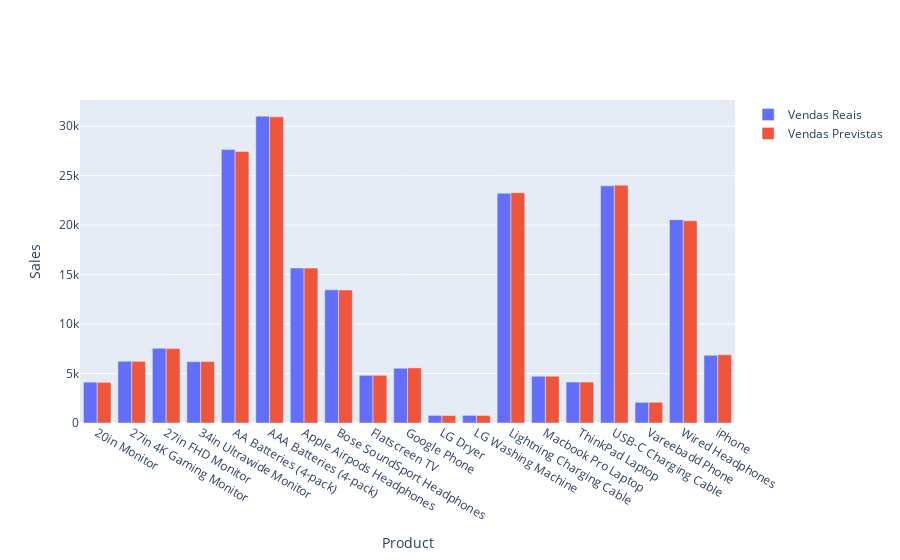

Notebook cell for this chart:
### Code cell
forecast_comparisson(last_day, product_col='Product', real_sales_col='Amount', forecast_col='Forecast')

### Figure 1 — Plotly figure (JSON) as saved in the notebook; plotly's stock layout.template omitted (floating-point values rounded to 4 significant figures)
{"data": [{"name": "Vendas Reais", "type": "bar", "x": ["20in Monitor", "27in 4K Gaming Monitor", "27in FHD Monitor", "34in Ultrawide Monitor", "AA Batteries (4-pack)", "AAA Batteries (4-pack)", "Apple Airpods Headphones", "Bose SoundSport Headphones", "Flatscreen TV", "Google Phone", "LG Dryer", "LG Washing Machine", "Lightning Charging Cable", "Macbook Pro Laptop", "ThinkPad Laptop", "USB-C Charging Cable", "Vareebadd Phone", "Wired Headphones", "iPhone"], "y": [4129, 6244, 7550, 6199, 27635, 31017, 15661, 13457, 4819, 5532, 771, 774, 23217, 4728, 4140, 23975, 2086, 20557, 6849]}, {"name": "Vendas Previstas", "type": "bar", "x": ["20in Monitor", "27in 4K Gaming Monitor", "27in FHD Monitor", "34in Ultrawide Monitor", "AA Batteries (4-pack)", "AAA Batteries (4-pack)", "Apple Airpods Headphones", "Bose SoundSport Headphones", "Flatscreen TV", "Google Phone", "LG Dryer", "LG Washing Machine", "Lightning Charging Cable", "Macbook Pro Laptop", "ThinkPad Laptop", "USB-C Charging Cable", "Vareebadd Phone", "Wired Headphones", "iPhone"], "y": [4103, 6231, 7520, 6209, 27449, 30948, 15657, 13441, 4822, 5570, 754, 761, 23278, 4730, 4134, 24036, 2095, 20441, 6887]}], "layout": {"barmode": "group", "xaxis": {"title": {"text": "Product"}}, "yaxis": {"title": {"text": "Sales"}}}}
